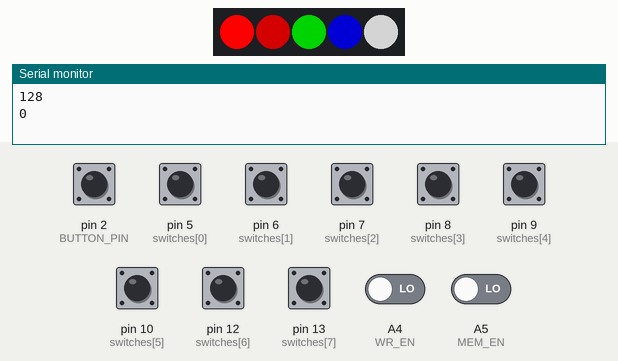
A sketch run on a simulated Arduino Uno, built with avr-gcc and run on an emulated ATmega328P. Shown: 5 RGB LEDs in strip order, left to right, the last lines printed to the serial monitor. Inputs (shaded band) come from the test bench; at power-on: pin 2 (BUTTON_PIN) HIGH, A4 (WR_EN), A5 (MEM_EN), pin 5 (switches[0]), pin 6 (switches[1]), pin 7 (switches[2]), pin 8 (switches[3]), pin 9 (switches[4]), pin 10 (switches[5]), pin 12 (switches[6]), pin 13 (switches[7]) LOW. Dim RGB values are drawn brighter than linear; EEPROM starts erased.

Above: at 1.2 s.
1.3 s: A4 (WR_EN) driven HIGH
At 2.3 s:
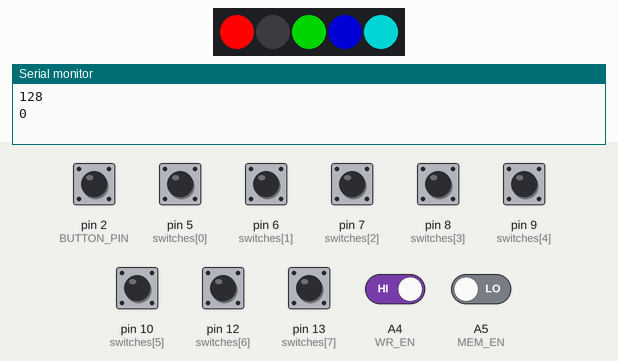
3.0 s: pin 5 (switches[0]) pulled HIGH for 0.15 s
At 3.14 s:
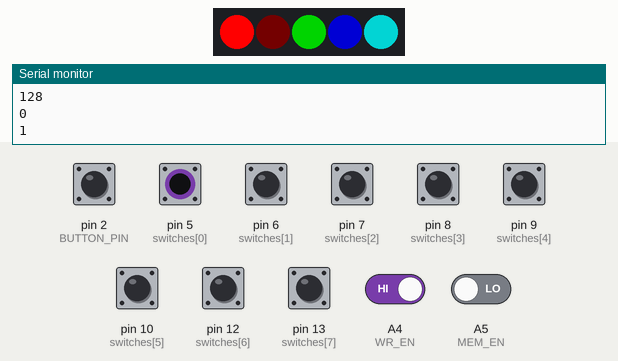
4.7 s: pin 2 (BUTTON_PIN) pulled LOW for 0.15 s
At 6.1 s:
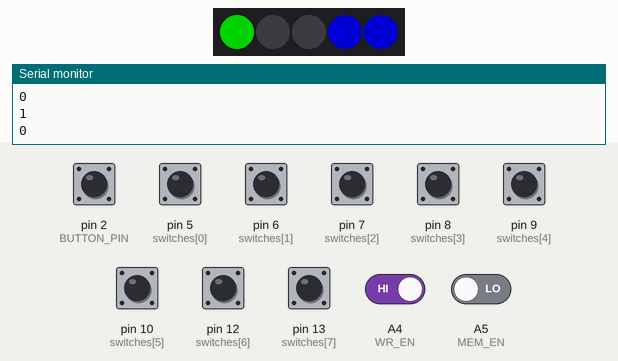
6.6 s: pin 12 (switches[6]) pulled HIGH for 0.15 s
At 6.73 s:
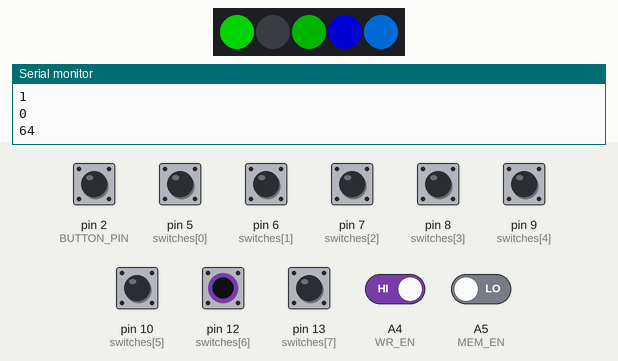
8.3 s: pin 2 (BUTTON_PIN) pulled LOW for 1 s
At 10.4 s:
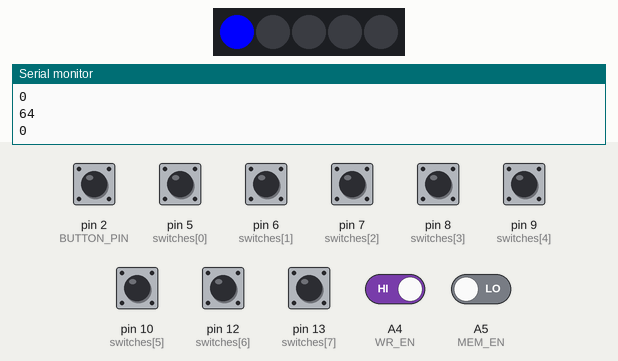
10.8 s: pin 2 (BUTTON_PIN) pulled LOW for 0.15 s
At 12.3 s:
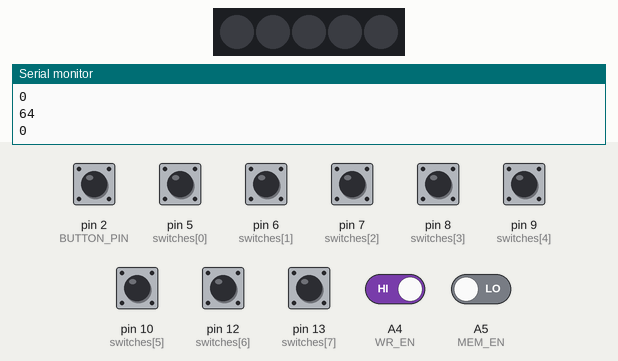
Timing chart, 0 to 13.4 s (numbered marks = the images above; inputs shaded):
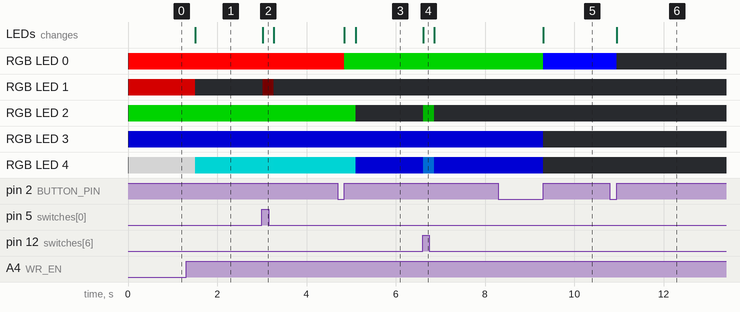

Measured:
- after the input at 1.3 s, RGB LED 1: RGB(128, 0, 0) → off after 0.21 s; RGB LED 4: RGB(128, 128, 128) → RGB(0, 128, 128) after 0.21 s; the LEDs: change after 0.21 s (image 1)
- after the input at 3.0 s, RGB LED 1: off → RGB(1, 0, 0) at once, → off 0.25 s later; RGB LED 4: RGB(0, 128, 128) → RGB(1, 128, 128) at once, → RGB(0, 128, 128) 0.25 s later; the LEDs: change at once (image 2)
- after the input at 4.7 s, RGB LED 0: RGB(255, 0, 0) → RGB(0, 128, 0) after 0.15 s; RGB LED 2: RGB(0, 128, 0) → off after 0.40 s; RGB LED 4: RGB(0, 128, 128) → RGB(0, 0, 128) after 0.40 s; the LEDs: first change after 0.15 s (image 3 shows a later state)
- after the input at 6.6 s, RGB LED 2: off → RGB(0, 64, 0) at once, → off 0.25 s later; RGB LED 4: RGB(0, 0, 128) → RGB(0, 64, 128) at once, → RGB(0, 0, 128) 0.25 s later; the LEDs: change at once (image 4)
- after the input at 8.3 s, RGB LED 0: RGB(0, 128, 0) → RGB(0, 0, 255) after 1.0 s; RGB LED 3, RGB LED 4: RGB(0, 0, 128) → off after 1.0 s; the LEDs: change after 1.0 s (image 5)
- after the input at 10.8 s, RGB LED 0: RGB(0, 0, 255) → off after 0.15 s; the LEDs: change after 0.15 s (image 6)

The sketch:

8_bit_switches.ino
```cpp
//Note this is obsolete and superseeded by rev-1!

//void ICACHE_RAM_ATTR buttonClick();
#include <EEPROM.h>
#include <FastLED.h>


// How many leds in your strip?
#define NUM_LEDS 5

// For led chips like WS2812, which have a data line, ground, and power, you just
// need to define DATA_PIN.  For led chipsets that are SPI based (four wires - data, clock,
// ground, and power), like the LPD8806 define both DATA_PIN and CLOCK_PIN
// Clock pin only needed for SPI based chipsets when not using hardware SPI
//#define uint8_t byte

#define BUTTON_PIN 2  // the number of the pushbutton pin
//Pin 3 could be used as interrupt
#define DATA_PIN 4 // Pin to connect resistor and RGB-strip to
#define WR_EN A4 // WriteEngage, active high
#define MEM_EN A5 // Will allow to write to serial; either memory or switch state (TOOD implement!)

//Will expand number of bits once I start soldering more ATMEGA328
byte switches [] = { 5, 6, 7, 8, 9, 10 , 12, 13}; //LSB => MSB
byte switchValues = 0b10000000;
byte lastWrittenToSerial = 0b00000000;

// Define the array of leds
CRGB leds[NUM_LEDS];

// Global Variables:
volatile byte color = 0;//r,g,b,NO color
byte colorAddresses[] = {1, 2, 3, 4};//Addresses for EEPROM/rgb; NONE
byte channelValues[] = {0b10000000, 0b10000000, 0b10000000, 0b00000000};//RGB; NONE

unsigned long button_time = 0;
unsigned long last_button_time = 0;

unsigned long led_write_time = 0;
volatile unsigned long last_led_write_time = 0;

int buttonState = 0;  // variable for reading the pushbutton status

void buttonClick() {
  button_time = millis();
  if (button_time - last_button_time > 250)
  {
    last_button_time = button_time;
    if (color == 3) {
      color = 0;
    } else {
      color += 1;
    }
    last_led_write_time = last_led_write_time - 500;
  }
}

long selectedColor() {
  switch (color)
  {
    case 0:
      return CRGB::Red;
    case 1:
      return CRGB::Green;
    case 2:
      return CRGB::Blue;
    case 3:
      return CRGB::Black;
  }
}

void readSwitches() {
  //Call this only if WR_EN is enabled
  byte temp = 0b00000000;
  for (unsigned i = 0; i < 8; i++) {
    bool isHigh = digitalRead(switches[i]) == HIGH;
    if (isHigh) {
      switch (i) {
        case 0:
          temp = temp | 0b00000001;
          break;
        case 1:
          temp = temp | 0b00000010;
          break;
        case 2:
          temp = temp | 0b00000100;
          break;
        case 3:
          temp = temp | 0b00001000;
          break;
        case 4:
          temp = temp | 0b00010000;
          break;
        case 5:
          temp = temp | 0b00100000;
          break;
        case 6:
          temp = temp | 0b01000000;
          break;
        case 7:
          temp = temp | 0b10000000;
          break;
      }
      delay(10);
    }
  }
  switchValues = temp;
}

void setLedColors() {
  leds[0] = selectedColor();
  leds[1] = CRGB(channelValues[0], 0, 0);
  leds[2] = CRGB(0, channelValues[1], 0);
  leds[3] = CRGB(0, 0, channelValues[2]);

  leds[4] = CRGB(channelValues[0], channelValues[1], channelValues[2]);
}
void writeToSerial() {
  String temp = "";
  if (digitalRead(MEM_EN) == HIGH) {
    if (lastWrittenToSerial == channelValues[color]) return;
    //Write from memory:
    temp = String(channelValues[color]);
    lastWrittenToSerial = channelValues[color];
  } else {
    //Write from switches:
    if (lastWrittenToSerial == switchValues) return;
    temp = String(switchValues);
    lastWrittenToSerial = switchValues;
  }
  temp += "\n";
  Serial.print(temp);
}

void setup() {
  Serial.begin(9600);

  //Initilize EEPROM if not initilized, else read from EEPROM
  byte initilized = EEPROM.read(0);
  if (initilized > 0) {
    EEPROM.write(0, 0);
    for (int i = 0; i < 4; i++) {
      EEPROM.write(colorAddresses[i], channelValues[i]);
    }
  }
  else {
    for (int i = 0; i < 4; i++) {
      channelValues[i] = EEPROM.read(colorAddresses[i]);
    }
  }

  //FastLED.addLeds<WS2812B, DATA_PIN, RGB>(leds, NUM_LEDS);  // GRB ordering is typical
  for (unsigned i = 0; i < 8; i++)  {
    pinMode (switches [i], INPUT);
  }
  pinMode(WR_EN, INPUT);
  pinMode(MEM_EN, INPUT);
  pinMode(BUTTON_PIN, INPUT_PULLUP);
  attachInterrupt(digitalPinToInterrupt(BUTTON_PIN), buttonClick, RISING);

  FastLED.addLeds<WS2812B, DATA_PIN, GRB>(leds, NUM_LEDS);  // GRB ordering is typical

  setLedColors();
  led_write_time = millis();
  FastLED.show();
  writeToSerial();
}

void loop() {
  if (digitalRead(WR_EN) == HIGH) {
    //if(false) {
    channelValues[color] = switchValues;
    EEPROM.put(colorAddresses[color], switchValues);
  }
  led_write_time = millis();
  if (led_write_time - last_led_write_time > 250)
  {
    setLedColors();
    FastLED.show();
    last_led_write_time = millis();
  }
  readSwitches();
  writeToSerial();
}
```
